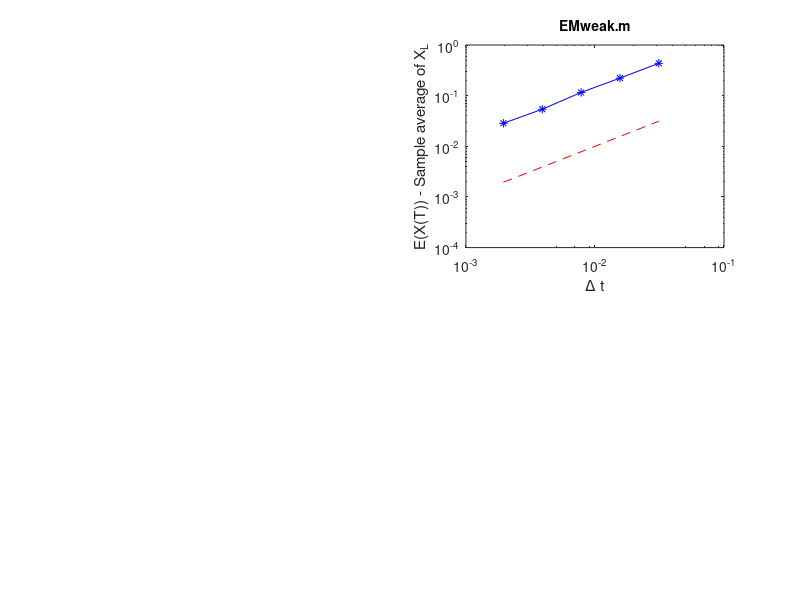

Write MATLAB code to recreate this figure.
% EMweak Test weak convergence of Euler-Maruyama
% 
% Solves  dX = lambda*X dt + mu*X dW, X(0) = X0
%       where lambda = 2, mu = 1 and X0 = 1.
% 
% EM uses 5 different timesteps: 2^(p-10), p = 1,2,3,4,5.
% Examine weak convergence at T = 1: |E(X_L)-E(X(T))|
%
% different paths are used for each EM timestep.
randn('state',100);
lambda = 2; mu = 0.1; X0 = 1; T = 1;
M = 50000;     % number of paths sampled

Xem = zeros(5,1);
for p = 1:5
    Dt = 2^(p-10); L = T/Dt;
    Xtemp =X0*ones(M,1);   % or Xtemp = repmat(X0,[M,1]);
    for j = 1:L
%         Winner = sqrt(Dt)*sign(randn(M,1));  %%use for weak E-M %%
        % WEM has weak order of convergence 1, but since it uses no
        % pathwise information, offers no strong convergence. The
        % motivation behind WEM is that random number generators that
        % sample from "two point distribution" can be made effcient than those that sample from N(0,1)
        % however, because we are using the built-in normal random number
        % generator , there is no effciency gain in this case
        Winner = sqrt(Dt)*randn(M,1);      
        % used different paths for each stepsize \Detla t
        % this is reasonable ,because we concerns only the mean of the
        % solution, and the mean of true solution is independent of W(t)
        % so the Brown paths is not required to be consistent to the ... 
        % it's the difference from EMstrong.m
        Xtemp = Xtemp + Dt*lambda*Xtemp + mu*Xtemp.*Winner;
    end
    Xem(p) = mean(Xtemp);
end
Xerr = abs(Xem - exp(lambda));

DtVector =  2.^([1:5]-10);
subplot(222)
loglog(DtVector, Xerr, 'b*-'); hold on;
loglog(DtVector, DtVector, 'r--'); hold off;   % refence slope of 1
axis([1e-3 1e-1 1e-4 1])
xlabel('\Delta t')
ylabel('E(X(T)) - Sample average of X_L')
title('EMweak.m','Fontsize',10)

%%%% Least squares fit of error = C * dt^q %%%%
A = [ones(p,1), log(DtVector)']; rhs = log(Xerr);
sol = A\rhs; q = sol(2);
resid = norm(A*sol - rhs)